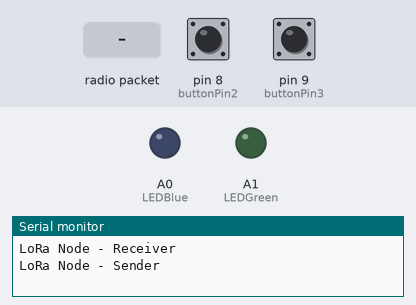
The sketch below on a simulated Arduino Uno, built with avr-gcc and run on an emulated ATmega328P. Shown: output pins drawn as LEDs (lit = HIGH), the last lines printed to the serial monitor. The inputs (shaded band) are chosen by the test bench; at power-on: pin 8 (buttonPin2) LOW, pin 9 (buttonPin3) LOW. No radio packets arrive unless stated.

Above: at 1.2 s.
1.3 s: pin 8 (buttonPin2) pulled HIGH for 0.15 s
At 2.1 s:
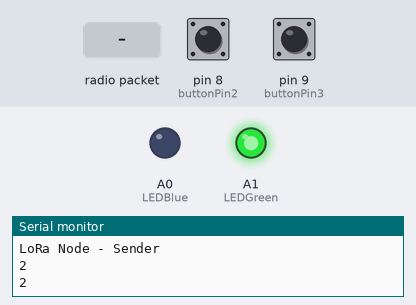
2.9 s: radio packet "75_OUT" arrives
At 4.9 s:
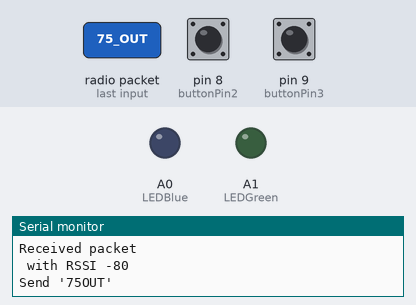
5.9 s: pin 9 (buttonPin3) pulled HIGH for 1 s
At 7.0 s:
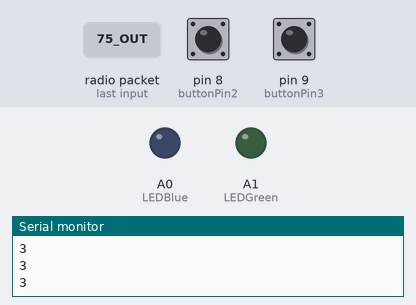
8.4 s: pin 8 (buttonPin2) pulled HIGH for 1 s
At 9.1 s:
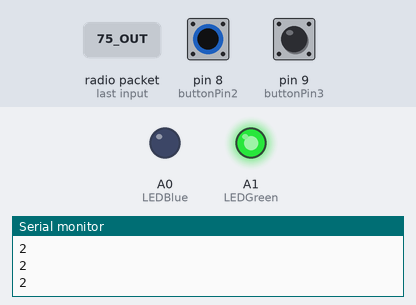
Timing chart, 0 to 11.4 s (numbered marks = the images above; inputs shaded):
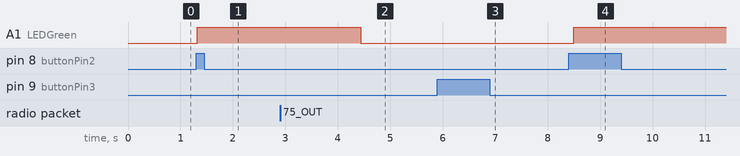

The sketch:

LoRA_Bus_ChooseINorOUT.ino
```cpp
//Bus75 Square
#include <SPI.h>
#include <LoRa.h>

#define NSS_PIN    10
#define NRESET_PIN 2
#define DIO0_PIN   4

int Menu;
int direct = 0;//direction
int x=0; //count

String linedirect1 = "75IN";// 1 mean Go IN 2 mean GO OUT
String linedirect2 = "75OUT";// 1 mean Go IN 2 mean GO OUT

// constants won't change. They're used here to set pin numbers:
const int buttonPin1 = 2;     // the number of the pushbutton pin "75IN"
const int buttonPin2 = 8;     // the number of the pushbutton pin "75OUT"
const int buttonPin3 = 9;     // the number of the pushbutton pin "reset"

#define LEDGreen          A1 // the number of the LEDGreen pin link with Button1
#define LEDBlue           A0 // the number of the LEDBlue pin link with Button2

// variables will change:
int buttonState1 = 0;         // variable for reading the pushbutton status "75IN"
int buttonState2 = 0;         // variable for reading the pushbutton status "75OUT"
int buttonState3 = 0;         // variable for reading the pushbutton status "reset"
int packetSize;

void setup() {
  // initialize the LED pin as an output:
//  pinMode(ledPin, OUTPUT);
  // initialize the pushbutton pin as an input:
  Serial.begin(9600);
  while (!Serial);
  Serial.println("LoRa Node - Receiver");
  Serial.println("LoRa Node - Sender");
  LoRa.setPins(NSS_PIN, NRESET_PIN, DIO0_PIN);
  if (!LoRa.begin(915E6))
  {
   Serial.println("Starting LoRa failed!");
    while(1);
  }
  pinMode(buttonPin1, INPUT);
  pinMode(buttonPin2, INPUT);
  pinMode(buttonPin3, INPUT);
  pinMode(LEDGreen, OUTPUT);
  pinMode(LEDBlue, OUTPUT);
  }

void loop() {
  // read the state of the pushbutton value:
  buttonState1 = digitalRead(buttonPin1);
  buttonState2 = digitalRead(buttonPin2);
  buttonState3 = digitalRead(buttonPin3);
/////////////////////////////////////////////////////////////////
  //----------Recieve LoRa-----------------------------
  int packetSize = LoRa.parsePacket();
  if (packetSize > 0) {
    // received a packet
    Serial.println();
    Serial.println("Received packet ");
    String Receivesignal = LoRa.readString();
    // read packet
    // ลบได้ ซ้ำกับข้างบนString Receivesignal = LoRa.readString();
      if (Receivesignal == "75_IN" && direct == 1){
        Menu = 1;
      }
      else if (Receivesignal == "75_OUT" && direct == 2){
        Menu = 2;
      }
    while (LoRa.available()) {
      //Serial.print((String)LoRa.readString());
    }
      Serial.print(" with RSSI ");
      Serial.print(LoRa.packetRssi());
      Serial.println();
      delay(10);
      }
/////////////////////////////////////////////////////////////////
  // check if the pushbutton is pressed. If it is, the buttonState is HIGH:
  if (buttonState1 == HIGH) {
    direct = 1;
    Serial.println(direct);//แก้ตรงนี้ด้วย ใส่ไฟ
    analogWrite(LEDBlue, 150);
    analogWrite(LEDGreen, 0);
    }
  if (buttonState2 == HIGH) {
    direct = 2;
    Serial.println(direct);//แก้ตรงนี้ด้วย ใส่ไฟ
    analogWrite(LEDBlue, 0);
    analogWrite(LEDGreen, 150);
  }
  if (buttonState3 == HIGH) {
    Menu = 3;
    direct = 3;
    Serial.println(direct);//แก้ตรงนี้ด้วย ใส่ไฟ
    analogWrite(LEDBlue, 0);
    analogWrite(LEDGreen, 0);

  }
  if (Menu == 1){
    x=0;
    analogWrite(LEDBlue, 150);
    delay(500);
    analogWrite(LEDBlue, 0);
    LoRa.beginPacket();
    LoRa.print(linedirect1);
    LoRa.endPacket();
    Serial.print("Send '");
    Serial.print(linedirect1);
    Serial.print("'");
    Serial.println();
    delay(2000);
  }
  else if (Menu == 2){
    x=0;
    analogWrite(LEDGreen, 150);
    delay(500);
    analogWrite(LEDGreen, 0);
    LoRa.beginPacket();
    LoRa.print(linedirect2);
    LoRa.endPacket();
    Serial.print("Send '");
    Serial.print(linedirect2);
    Serial.print("'");
    Serial.println();
    delay(2000);
  }
  else if (Menu == 3 && x == 1){
    LoRa.endPacket();
    x++;
  }
delay(100);
}
```

Measured:
- after the input at 1.3 s, A1 (LEDGreen): LOW → HIGH at once
- after the input at 2.9 s, A1 (LEDGreen): HIGH → LOW after 1.5 s
- after the input at 5.9 s, A1 (LEDGreen): stays LOW (without the input it goes to HIGH after 0.69 s)
- after the input at 8.4 s, A1 (LEDGreen): LOW → HIGH after 0.10 s
